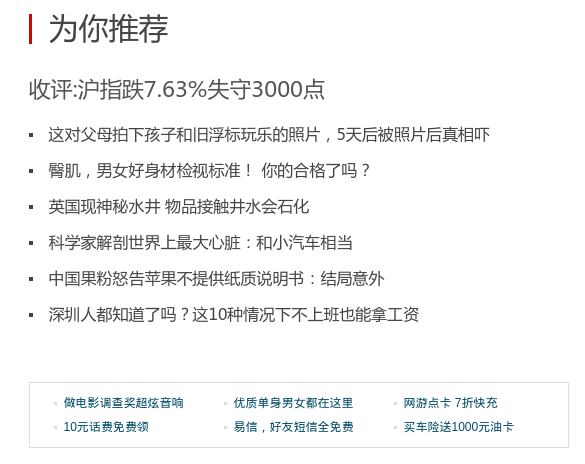
#> input picture test/1.bmp, 585 x 464 px
$ python 02.py   (older library calls are emulated)
#> lines starting #> are read from the running program, lines starting #| are printed output that depends on the picture; after the words box and inside, x2 and y2 are one past the last pixel; in counts of white or black regions, pixels touching at a corner belong together; long printed decimals are rounded
#> further down, img is the input picture: shape (464, 585, 3); mean B, G, R 245.1, 244.8, 244.3
#!/usr/bin/env python
# -*- coding: utf-8 -*-

# @Time    : 2017/11/2 0002 下午 17:13
# @Author  : 李雪洋
# @File    : 02.py
# @Software: PyCharm

# coding:utf8

import sys

import cv2
import numpy as np


def preprocess(gray):
    # 1. Sobel算子，x方向求梯度
    sobel = cv2.Sobel(gray, cv2.CV_8U, 1, 0, ksize=3)
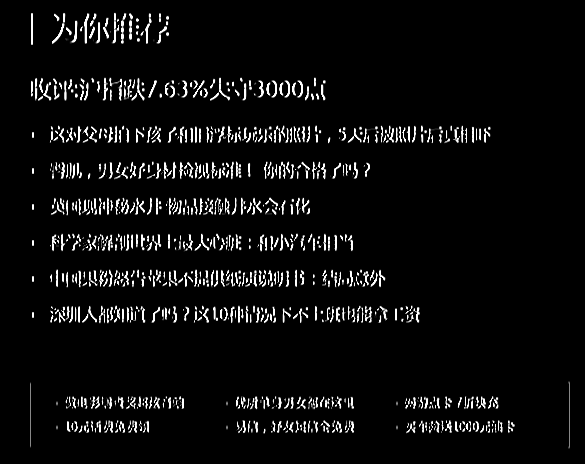
#> sobel: shape (464, 585); min 0, max 255, mean 13.1
    cv2.imshow("sobel", sobel)
    cv2.waitKey(0)
    # 2. 二值化
    ret, binary = cv2.threshold(sobel, 0, 255, cv2.THRESH_OTSU + cv2.THRESH_BINARY)
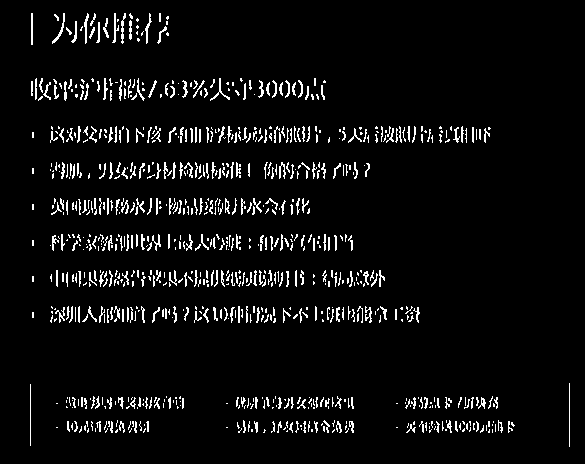
#> binary: shape (464, 585); 5.3% white in thin lines or dots, all inside (x1, y1, x2, y2) = (30, 13, 570, 447)
#> ret = 113

    # 3. 膨胀和腐蚀操作的核函数
    element1 = cv2.getStructuringElement(cv2.MORPH_RECT, (30, 9))
    element2 = cv2.getStructuringElement(cv2.MORPH_RECT, (24, 6))

    # 4. 膨胀一次，让轮廓突出
    dilation = cv2.dilate(binary, element2, iterations=1)
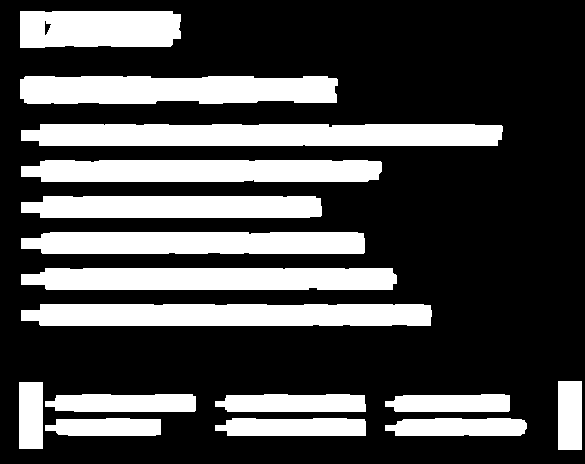
#> dilation: shape (464, 585); 29.1% white; 16 white regions, largest, box (x1, y1, x2, y2) and area: (21, 124, 503, 146) 10220, (21, 304, 432, 326) 8718, (20, 76, 338, 104) 8239

    # 5. 腐蚀一次，去掉细节，如表格线等。注意这里去掉的是竖直的线
    erosion = cv2.erode(dilation, element1, iterations=1)
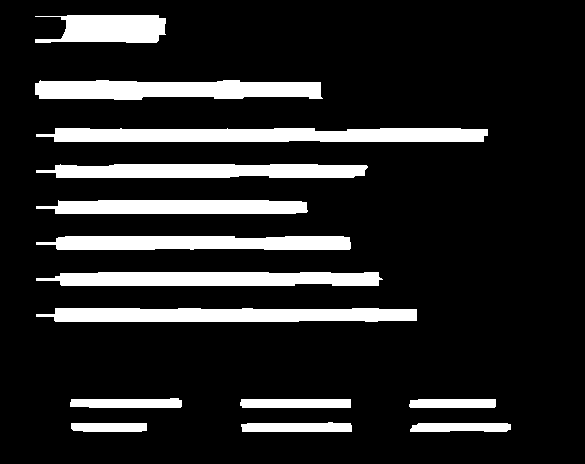
#> erosion: shape (464, 585); 14.5% white; 14 white regions, largest, box (x1, y1, x2, y2) and area: (36, 128, 488, 142) 5732, (36, 308, 417, 322) 4808, (35, 80, 323, 100) 4751

    # 6. 再次膨胀，让轮廓明显一些
    dilation2 = cv2.dilate(erosion, element2, iterations=3)
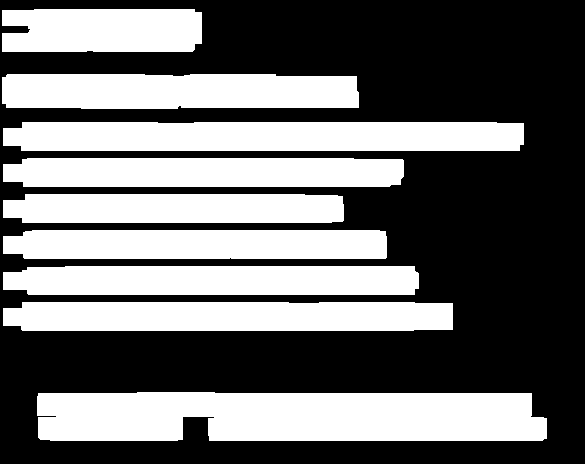
#> dilation2: shape (464, 585); 42.3% white; 9 white regions

    # 7. 存储中间图片
    cv2.imwrite("binary.png", binary)
    cv2.imwrite("dilation.png", dilation)
    cv2.imwrite("erosion.png", erosion)
    cv2.imwrite("dilation2.png", dilation2)

    return dilation2


def findTextRegion(img):
    region = []

    # 1. 查找轮廓
    _, contours, _ = cv2.findContours(img, cv2.RETR_TREE, cv2.CHAIN_APPROX_SIMPLE)
#> contours = 9 contours; largest, box (x1, y1, x2, y2) and area: (37, 392, 547, 441) 22912, (3, 122, 524, 151) 14271, (3, 302, 453, 331) 12262, (2, 74, 359, 109) 11560, (3, 266, 419, 295) 11284

    # 2. 筛选那些面积小的
    for i in range(len(contours)):
        cnt = contours[i]
        # 计算该轮廓的面积
        area = cv2.contourArea(cnt)

        # 面积小的都筛选掉
        if area < 1000:
            continue

        # 轮廓近似，作用很小
        epsilon = 0.001 * cv2.arcLength(cnt, True)
        approx = cv2.approxPolyDP(cnt, epsilon, True)

        # 找到最小的矩形，该矩形可能有方向
        rect = cv2.minAreaRect(cnt)
        print(f"rect is: {rect}")

        # box是四个点的坐标
        box = cv2.boxPoints(rect)
        box = np.int0(box)

        # 计算高和宽
        height = abs(box[0][1] - box[2][1])
        width = abs(box[0][0] - box[2][0])

        # 筛选那些太细的矩形，留下扁的
        if width * 1.2 < height:
            continue

        region.append(box)
#> this loop made 9 passes
#> (area, epsilon, rect, box, height, width) on passes 1 to 6: (22912, 1.2, ((291.5, 416), (48, 509), -90), [[545, 440], [37, 440], [37, 392], [545, 392]], 48, 508), (12262.5, 0.952, ((227.5, 316), (28, 449), -90), [[452, 330], [3, 330], [3, 302], [452, 302]], 28, 449), (11283.5, 0.881, ((210.5, 280), (28, 415), -90), [[418, 294], [3, 294], [3, 266], [418, 266]], 28, 415), (10482, 0.818, ((194.5, 244), (28, 383), -90), [[386, 258], [3, 258], [3, 230], [386, 230]], 28, 383), (9230.5, 0.732, ((173, 208), (28, 340), -90), [[343, 222], [3, 222], [3, 194], [343, 194]], 28, 340), (10887, 0.85, ((203, 172), (28, 400), -90), [[403, 186], [3, 186], [3, 158], [403, 158]], 28, 400)
#| rect is: ((291.500, 416.0), (48.000, 509.000), -90.0)
#| rect is: ((227.5, 316.0), (28.0, 449.0), -90.0)
#| rect is: ((210.5, 280.0), (28.0, 415.0), -90.0)
#| rect is: ((194.5, 244.0), (28.0, 383.0), -90.0)
#| rect is: ((173.0, 208.0), (28.0, 340.0), -90.0)
#| rect is: ((203.0, 172.0), (28.0, 400.0), -90.0)
#| rect is: ((263.000, 136.0), (28.000, 520.000), -90.0)
#| rect is: ((180.0, 91.0), (34.0, 356.0), -90.0)
#> (further printed lines are left out)
#> after the loop, region = 9 items

    return region


def detect(img):
    # 1.  转化成灰度图
    gray = cv2.cvtColor(img, cv2.COLOR_BGR2GRAY)

    # 2. 形态学变换的预处理，得到可以查找矩形的图片
    dilation = preprocess(gray)

    # 3. 查找和筛选文字区域
    region = findTextRegion(dilation)
#> region = 9 items

    # 4. 用绿线画出这些找到的轮廓
    for box in region:
        cv2.drawContours(img, [box], 0, (0, 255, 0), 2)
#> this loop made 9 passes
#> box on passes 1 to 9: [[545, 440], [37, 440], [37, 392], [545, 392]], [[452, 330], [3, 330], [3, 302], [452, 302]], [[418, 294], [3, 294], [3, 266], [418, 266]], [[386, 258], [3, 258], [3, 230], [386, 230]], [[343, 222], [3, 222], [3, 194], [343, 194]], [[403, 186], [3, 186], [3, 158], [403, 158]], [[522, 150], [3, 150], [3, 122], [522, 122]], [[358, 108], [2, 108], [2, 74], [358, 74]], [[200, 50], [2, 50], [2, 9], [200, 9]]
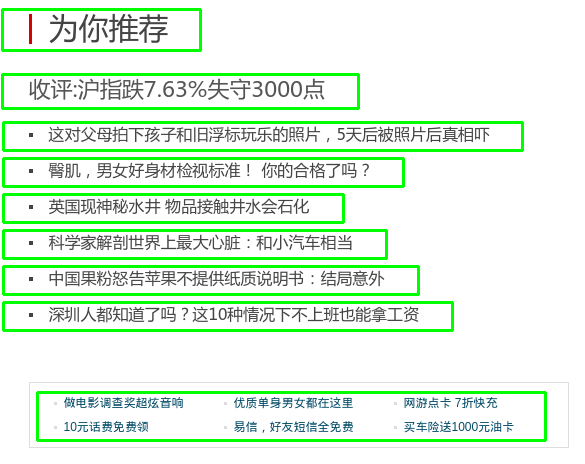
#> img: shape (464, 585, 3); mean B, G, R 223.3, 244.8, 222.6

    cv2.namedWindow("img", cv2.WINDOW_NORMAL)
    cv2.imshow("img", img)

    # 带轮廓的图片
    cv2.imwrite("contours.png", img)

    cv2.waitKey(0)
    cv2.destroyAllWindows()


if __name__ == '__main__':
    # 读取文件
    img = cv2.imread('./1.bmp')
    detect(img)
